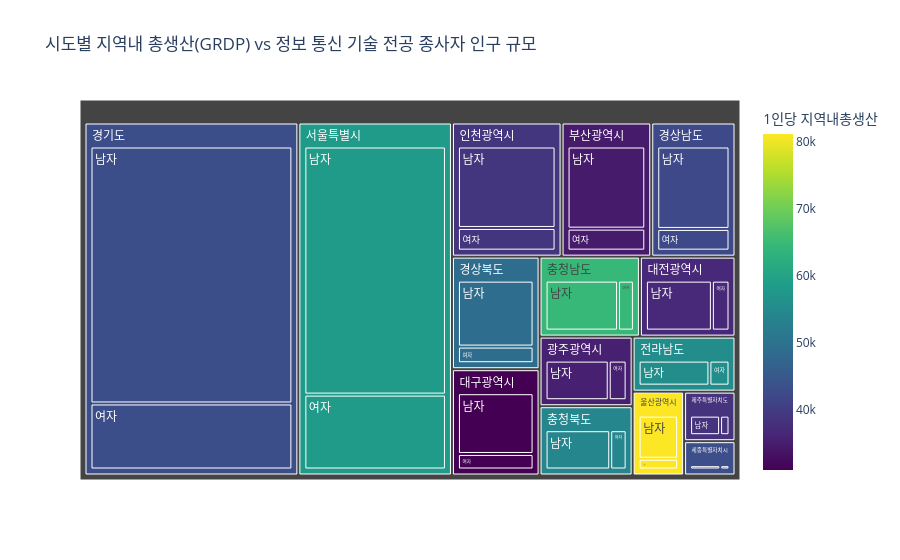

Notebook cell for this chart:
### Code cell
fig = get_treemap_for_specific_major_by_income("정보 통신 기술", by_major_df, grdp)
fig.show()

### Figure 1 — Plotly figure (JSON) as saved in the notebook; plotly's stock layout.template omitted (floating-point values rounded to 4 significant figures)
{"data": [{"branchvalues": "total", "customdata": [[43070.0], [42140.0], [48810.0], [35450.0], [30980.0], [36640.0], [34760.0], [58260.0], [43170.0], [81240.0], [38840.0], [55510.0], [38450.0], [64710.0], [54210.0], [43070.0], [42140.0], [48810.0], [35450.0], [30980.0], [36640.0], [34760.0], [58260.0], [43170.0], [81240.0], [38840.0], [55510.0], [38450.0], [64710.0], [54210.0], [43070.0], [42140.0], [48810.0], [35450.0], [30980.0], [36640.0], [34760.0], [58260.0], [43170.0], [81240.0], [38840.0], [55510.0], [38450.0], [64710.0], [54210.0]], "domain": {"x": [0.0, 1.0], "y": [0.0, 1.0]}, "hovertemplate": "labels=%{label}<br>정보 통신 기술=%{value}<br>parent=%{parent}<br>id=%{id}<br>1인당 지역내총생산=%{color}<extra></extra>", "ids": ["경기도/남자", "경상남도/남자", "경상북도/남자", "광주광역시/남자", "대구광역시/남자", "대전광역시/남자", "부산광역시/남자", "서울특별시/남자", "세종특별자치시/남자", "울산광역시/남자", "인천광역시/남자", "전라남도/남자", "제주특별자치도/남자", "충청남도/남자", "충청북도/남자", "경기도/여자", "경상남도/여자", "경상북도/여자", "광주광역시/여자", "대구광역시/여자", "대전광역시/여자", "부산광역시/여자", "서울특별시/여자", "세종특별자치시/여자", "울산광역시/여자", "인천광역시/여자", "전라남도/여자", "제주특별자치도/여자", "충청남도/여자", "충청북도/여자", "경기도", "경상남도", "경상북도", "광주광역시", "대구광역시", "대전광역시", "부산광역시", "서울특별시", "세종특별자치시", "울산광역시", "인천광역시", "전라남도", "제주특별자치도", "충청남도", "충청북도"], "labels": ["남자", "남자", "남자", "남자", "남자", "남자", "남자", "남자", "남자", "남자", "남자", "남자", "남자", "남자", "남자", "여자", "여자", "여자", "여자", "여자", "여자", "여자", "여자", "여자", "여자", "여자", "여자", "여자", "여자", "여자", "경기도", "경상남도", "경상북도", "광주광역시", "대구광역시", "대전광역시", "부산광역시", "서울특별시", "세종특별자치시", "울산광역시", "인천광역시", "전라남도", "제주특별자치도", "충청남도", "충청북도"], "marker": {"coloraxis": "coloraxis", "colors": [43070.0, 42140.0, 48810.0, 35450.0, 30980.0, 36640.0, 34760.0, 58260.0, 43170.0, 81240.0, 38840.0, 55510.0, 38450.0, 64710.0, 54210.0, 43070.0, 42140.0, 48810.0, 35450.0, 30980.0, 36640.0, 34760.0, 58260.0, 43170.0, 81240.0, 38840.0, 55510.0, 38450.0, 64710.0, 54210.0, 43070.0, 42140.0, 48810.0, 35450.0, 30980.0, 36640.0, 34760.0, 58260.0, 43170.0, 81240.0, 38840.0, 55510.0, 38450.0, 64710.0, 54210.0]}, "name": "", "parents": ["경기도", "경상남도", "경상북도", "광주광역시", "대구광역시", "대전광역시", "부산광역시", "서울특별시", "세종특별자치시", "울산광역시", "인천광역시", "전라남도", "제주특별자치도", "충청남도", "충청북도", "경기도", "경상남도", "경상북도", "광주광역시", "대구광역시", "대전광역시", "부산광역시", "서울특별시", "세종특별자치시", "울산광역시", "인천광역시", "전라남도", "제주특별자치도", "충청남도", "충청북도", "", "", "", "", "", "", "", "", "", "", "", "", "", "", ""], "values": [328843, 48966, 43128, 27623, 40606, 33024, 51954, 227987, 7402, 18917, 62970, 24139, 10609, 36028, 28161, 84497, 12907, 10866, 7832, 10389, 8823, 13921, 68814, 2254, 4710, 17549, 6853, 3330, 7906, 7148, 413340, 61873, 53994, 35455, 50995, 41847, 65875, 296801, 9656, 23627, 80519, 30992, 13939, 43934, 35309], "type": "treemap"}], "layout": {"coloraxis": {"colorbar": {"title": {"text": "1인당 지역내총생산"}}, "colorscale": [[0.0, "#440154"], [0.1111, "#482878"], [0.2222, "#3e4989"], [0.3333, "#31688e"], [0.4444, "#26828e"], [0.5556, "#1f9e89"], [0.6667, "#35b779"], [0.7778, "#6ece58"], [0.8889, "#b5de2b"], [1.0, "#fde725"]]}, "legend": {"tracegroupgap": 0}, "title": {"text": "시도별 지역내 총생산(GRDP) vs 정보 통신 기술 전공 종사자 인구 규모"}}}
